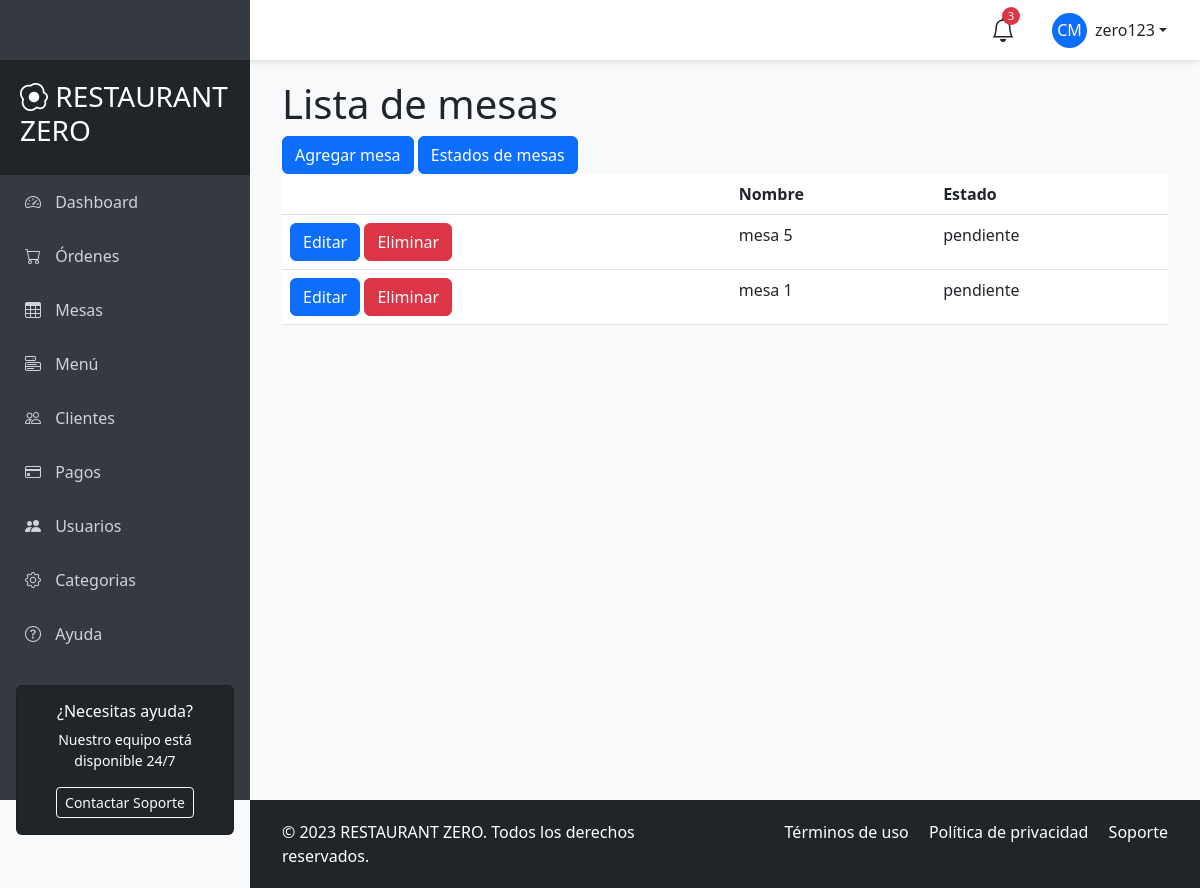
Before: /ordenes/mesas/ (signed in) with the older database file.
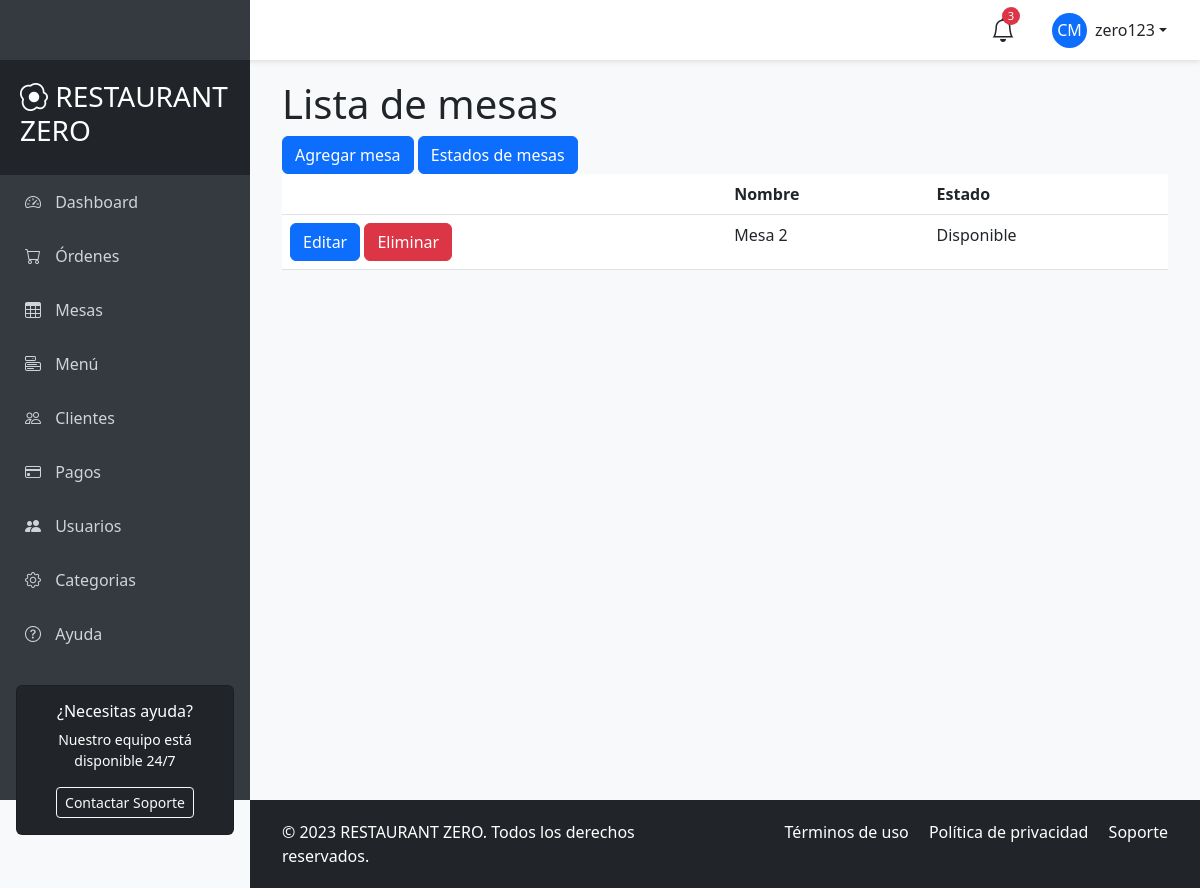
After: the same page with the newer database file.
### apps/accounts/models.py (models this page shows)
class AppUser(AbstractUser):
    pass

### apps/ordenes/models.py (models this page shows, shortened)
class Mesa(models.Model):
    nombre = models.CharField(max_length=100, null=False)
    capacidad = models.IntegerField(null=False)
    estado = models.ForeignKey(MesaEstado, on_delete=models.CASCADE, related_name='mesas_estado')

class MesaEstado(models.Model):
    nombre = models.CharField(max_length=50)

### apps/ordenes/views.py (the view)
# urls.py: path('mesas/', views.MesaListView.as_view(), name='mesas_list'),
class MesaListView(LoginRequiredMixin, ListView):
    model = Mesa
    template_name = 'mesas/mesas_list.html'
    context_object_name = 'mesas'

### templates/mesas/mesas_list.html
{% extends 'main/base_user.html' %}
{% block content %}
<h1>Lista de mesas</h1>
<a class="btn btn-primary" href="{% url 'ordenes:mesas_create' %}">Agregar mesa</a>
<a class="btn btn-primary" href="{% url 'ordenes:mesas_estado_list' %}">Estados de mesas</a>
<table class="table">
    <thead>
        <tr>
            <th></th>
            <th>Nombre</th>
            <th>Estado</th>
        </tr>
    </thead>
    <tbody>
        {% for mesa in mesas %}
        <tr>
            <td>
                <a class="btn btn-primary" href="{% url 'ordenes:mesas_update' mesa.pk %}">Editar</a>
                <a class="btn btn-danger" href="{% url 'ordenes:mesas_delete' mesa.pk %}">Eliminar</a>
            </td>
            <td>{{ mesa.nombre }}</td>
            <td>{{ mesa.estado.nombre }}</td>
        </tr>
        {% endfor %}
    </tbody>
</table>
{% endblock %}

### templates/main/base_user.html (shortened to what this page needs)
<!DOCTYPE html>
<html lang="es">
<head>
    <link href="https://cdn.jsdelivr.net/npm/bootstrap@5.3.0/dist/css/bootstrap.min.css" rel="stylesheet">
    <link rel="stylesheet" href="https://cdn.jsdelivr.net/npm/bootstrap-icons@1.10.0/font/bootstrap-icons.css">
</head>
<body>
    <nav id="sidebar">
        <div class="sidebar-header">
            <h3><i class="bi bi-egg-fried"></i> RESTAURANT ZERO</h3>
        </div>
        <ul class="list-unstyled">
            <li class="active"><a href="#"><i class="bi bi-speedometer2"></i> Dashboard</a></li>
            <li><a href="{% url 'ordenes:ordenes_list' %}"><i class="bi bi-cart"></i> Órdenes</a></li>
            <li><a href="{% url 'ordenes:mesas_list' %}"><i class="bi bi-table"></i> Mesas</a></li>
            <li><a href="{% url 'platillos:platillos_list' %}"><i class="bi bi-menu-button"></i> Menú</a></li>
            <li><a href="#"><i class="bi bi-people"></i> Clientes</a></li>
            <li><a href="{% url 'ordenes:pagos_list' %}"><i class="bi bi-credit-card"></i> Pagos</a></li>
            <li><a href="{% url 'accounts:user_list' %}"><i class="bi bi-people-fill"></i> Usuarios</a> </li>
            <li><a href="{% url 'platillos:categoria_list' %}"><i class="bi bi-gear"></i> Categorias</a></li>
            <li><a href="#"><i class="bi bi-question-circle"></i> Ayuda</a></li>
        </ul>
        <div class="px-3 mt-4">
            <div class="card bg-dark text-white">
                <div class="card-body text-center">
                    <h6>¿Necesitas ayuda?</h6>
                    <p class="small">Nuestro equipo está disponible 24/7</p>
                    <button class="btn btn-sm btn-outline-light">Contactar Soporte</button>
                </div>
            </div>
        </div>
    </nav>
    <header id="header" class="d-flex align-items-center justify-content-between">
        <button type="button" id="sidebarCollapse" class="btn">
        </button>
        <div class="d-flex align-items-center">
            <div class="position-relative me-4">
                <i class="bi bi-bell fs-4"></i>
                <span class="notification-badge">3</span>
            </div>
            <div class="dropdown">
                <button class="btn dropdown-toggle d-flex align-items-center" type="button" id="userDropdown" data-bs-toggle="dropdown" aria-expanded="false">
                    <div class="rounded-circle bg-primary d-flex align-items-center justify-content-center me-2" style="width: 35px; height: 35px;">
                        <span class="text-white">CM</span>
                    </div>
                    {{ request.user.username }}
                </button>
            </div>
        </div>
    </header>
    <div id="content">
        <div class="container-fluid">
            {% block content %}
            {% endblock %}
        </div>
    </div>
    <footer id="footer" class="bg-dark text-white">
        <div class="container-fluid">
            <div class="row">
                <div class="col-md-6">
                    <p class="mb-0">&copy; 2023 RESTAURANT ZERO. Todos los derechos reservados.</p>
                </div>
                <div class="col-md-6 text-md-end">
                    <p class="mb-0">
                        <a href="#" class="text-white text-decoration-none me-3">Términos de uso</a>
                        <a href="#" class="text-white text-decoration-none me-3">Política de privacidad</a>
                        <a href="#" class="text-white text-decoration-none">Soporte</a>
                    </p>
                </div>
            </div>
        </div>
    </footer>
</body>
</html>

### templates/main/base_user.html (style rules this page uses)
:root { --primary-color: #dc3545; --secondary-color: #ffc107; --sidebar-width: 250px; --header-height: 60px; }
body { font-family: 'Segoe UI', Tahoma, Geneva, Verdana, sans-serif; background-color: #f8f9fa; overflow-x: hidden; }
#sidebar { height: 100vh; width: var(--sidebar-width); position: fixed; top: 0; left: 0; background-color: #343a40; color: white; padding-top: var(--header-height); transition: all 0.3s; z-index: 1000; }
#sidebar .sidebar-header { padding: 20px; background-color: #212529; }
#sidebar ul li a { padding: 15px 25px; display: block; color: #ced4da; text-decoration: none; transition: all 0.3s; }
#sidebar ul li a i { margin-right: 10px; width: 20px; text-align: center; }
#header { height: var(--header-height); position: fixed; top: 0; left: 0; right: 0; background-color: white; box-shadow: 0 2px 5px rgba(0,0,0,0.1); z-index: 900; padding: 0 20px; }
#sidebarCollapse { background: transparent; border: none; color: var(--primary-color); font-size: 1.5rem; }
#content { margin-left: var(--sidebar-width); padding: 20px; padding-top: calc(var(--header-height) + 20px); transition: all 0.3s; min-height: 100vh; }
#footer { background-color: #343a40; color: white; padding: 20px; margin-left: var(--sidebar-width); transition: all 0.3s; }
.notification-badge { position: absolute; top: -5px; right: -5px; background-color: var(--primary-color); color: white; border-radius: 50%; width: 18px; height: 18px; font-size: 0.7rem; display: flex; align-items: center; justify-content: center; }

Changed rows visible on the page:
removed Mesa: nombre "mesa 5", estado.nombre "pendiente"
removed Mesa: nombre "mesa 1", estado.nombre "pendiente"
added Mesa: nombre "Mesa 2", estado.nombre "Disponible"
